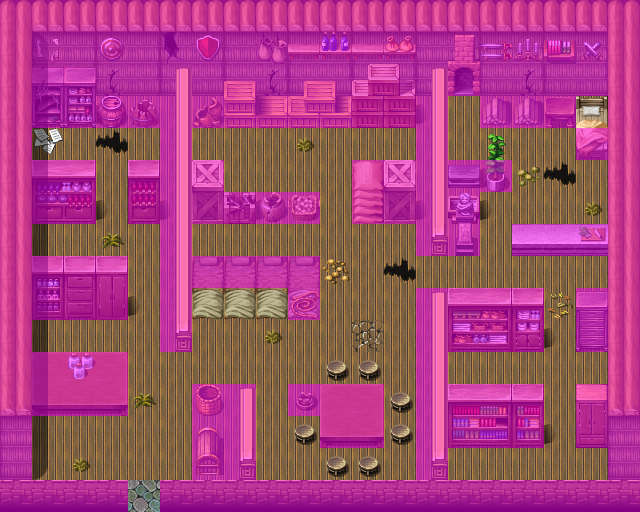

The image is a tile-based game level rendered from a .tmx file. Its description and source (layers, tilesets, objects; grid data summarised) follow:
An orthogonal 20x16 tile map with 32x32 px tiles, 4 tile layers (Ground, Objects, Above, Walkable), 23 tilesets and 8 objects (3x rest, 2x mapchange, 2x spawn, key).

<map version="1.0" orientation="orthogonal" width="20" height="16" tilewidth="32" tileheight="32">
    <tileset firstgid="1" name="map_36" tilewidth="32" tileheight="32">
        <image source="../drawable/map_36.png" />
    </tileset>
    <tileset firstgid="65" name="map_19" tilewidth="32" tileheight="32">
        <image source="../drawable/map_19.png" />
    </tileset>
    <tileset firstgid="129" name="map_25" tilewidth="32" tileheight="32">
        <image source="../drawable/map_25.png" />
    </tileset>
    <tileset firstgid="193" name="map_28" tilewidth="32" tileheight="32">
        <image source="../drawable/map_28.png" />
    </tileset>
    <tileset firstgid="257" name="map_20" tilewidth="32" tileheight="32">
        <image source="../drawable/map_20.png" />
    </tileset>
    <tileset firstgid="321" name="map_14" tilewidth="32" tileheight="32">
        <image source="../drawable/map_14.png" />
    </tileset>
    <tileset firstgid="385" name="map_9" tilewidth="32" tileheight="32">
        <image source="../drawable/map_9.png" />
    </tileset>
    <tileset firstgid="449" name="map_10" tilewidth="32" tileheight="32">
        <image source="../drawable/map_10.png" />
    </tileset>
    <tileset firstgid="513" name="map_16" tilewidth="32" tileheight="32">
        <image source="../drawable/map_16.png" />
    </tileset>
    <tileset firstgid="577" name="map_15" tilewidth="32" tileheight="32">
        <image source="../drawable/map_15.png" />
    </tileset>
    <tileset firstgid="641" name="map_3" tilewidth="32" tileheight="32">
        <image source="../drawable/map_3.png" />
    </tileset>
    <tileset firstgid="705" name="map_22" tilewidth="32" tileheight="32">
        <image source="../drawable/map_22.png" />
    </tileset>
    <tileset firstgid="769" name="map_2" tilewidth="32" tileheight="32">
        <image source="../drawable/map_2.png" />
    </tileset>
    <tileset firstgid="833" name="map_7" tilewidth="32" tileheight="32">
        <image source="../drawable/map_7.png" />
    </tileset>
    <tileset firstgid="897" name="map_1" tilewidth="32" tileheight="32">
        <image source="../drawable/map_1.png" />
    </tileset>
    <tileset firstgid="961" name="map_11" tilewidth="32" tileheight="32">
        <image source="../drawable/map_11.png" />
    </tileset>
    <tileset firstgid="1025" name="map_5" tilewidth="32" tileheight="32">
        <image source="../drawable/map_5.png" />
    </tileset>
    <tileset firstgid="1089" name="map_12" tilewidth="32" tileheight="32">
        <image source="../drawable/map_12.png" />
    </tileset>
    <tileset firstgid="1153" name="map_27" tilewidth="32" tileheight="32">
        <image source="../drawable/map_27.png" />
    </tileset>
    <tileset firstgid="1217" name="map_6" tilewidth="32" tileheight="32">
        <image source="../drawable/map_6.png" />
    </tileset>
    <tileset firstgid="1281" name="map_8" tilewidth="32" tileheight="32">
        <image source="../drawable/map_8.png" />
    </tileset>
    <tileset firstgid="1345" name="map_0" tilewidth="32" tileheight="32">
        <image source="../drawable/map_0.png" />
    </tileset>
    <tileset firstgid="1409" name="map_17" tilewidth="32" tileheight="32">
        <image source="../drawable/map_17.png" />
    </tileset>
    <layer name="Ground" width="20" height="16">
        <data>[320 cells, 320 non-empty, 13 distinct tile ids]</data>
    </layer>
    <layer name="Objects" width="20" height="16">
        <data>[320 cells, 147 non-empty, 95 distinct tile ids]</data>
    </layer>
    <layer name="Above" width="20" height="16">
        <data>[320 cells, 31 non-empty, 14 distinct tile ids]</data>
    </layer>
    <layer name="Walkable" width="20" height="16">
        <data>[320 cells, 203 non-empty, 1 distinct tile ids]</data>
    </layer>
    <objectgroup name="Mapevents">
        <object name="south" type="mapchange" x="128" y="480" width="32" height="32">
            <properties>
                <property name="map" value="lodarhouse0" />
                <property name="place" value="lodarhouse" />
            </properties>
        </object>
        <object name="rest1" type="rest" x="192" y="288" width="32" height="32" />
        <object name="rest2" type="rest" x="224" y="288" width="32" height="32" />
        <object name="rest3" type="rest" x="256" y="288" width="32" height="32" />
        <object name="base_beamto_stoutford" type="mapchange" x="576" y="96" width="32" height="32">
            <properties>
                <property name="map" value="stoutford_castle_barrack2" />
                <property name="place" value="base_beamto_lodar" />
            </properties>
        </object>
    </objectgroup>
    <objectgroup name="Spawn">
        <object name="lodar" type="spawn" x="448" y="96" width="160" height="384">
            <properties>
                <property name="spawngroup" value="lodar" />
            </properties>
        </object>
        <object name="vermin" type="spawn" x="32" y="128" width="384" height="320">
            <properties>
                <property name="quantity" value="2" />
                <property name="spawngroup" value="vermin" />
            </properties>
        </object>
    </objectgroup>
    <objectgroup name="Keys">
        <object name="base_nondisplay:1" type="key" x="576" y="96" width="32" height="32">
            <properties>
                <property name="phrase" value="base_beamto_10" />
                <property name="requireId" value="base_nondisplay" />
                <property name="requireType" value="questProgress" />
                <property name="requireValue" value="1" />
            </properties>
        </object>
    </objectgroup>
</map>
